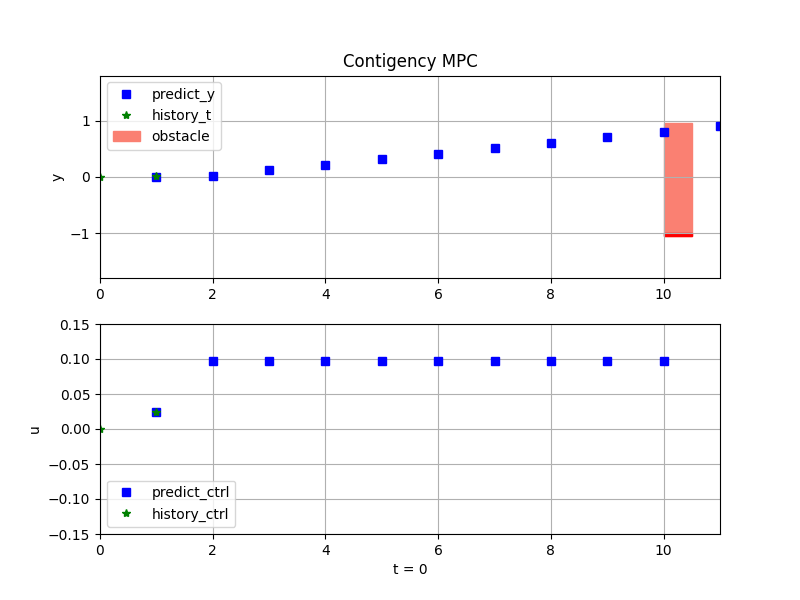
#> input picture imgs/C0.png, 800 x 600 px; its folder holds 4 pictures in this run
$ python contigency_mpc_demo.py
#> lines starting #> are read from the running program, lines starting #| are printed output that depends on the picture
import matplotlib.pyplot as plt
import matplotlib.patches as patches
import numpy as np
import cv2

def masspoint_step(x, u):
    x = x + u
    return x

def obstacle_step(x, u):
    x = x + 0.25 * u
    return x

def obstalce_obs_max(y, i):
    obstacle_obs_max= y + (10 - i) * 0.25
    return min(1, obstacle_obs_max)

# [83 lines left out: functions rollout, RMPC_controller, CMPC_controller, main, plot_trajectory, plot_obstacle, not called in this run]


def save_animation():

    save_name = 'demo.mp4'
    fourcc = cv2.VideoWriter_fourcc('M', 'P', '4', 'V')
    fps = 1
    width = 1620
    height = 600
    out = cv2.VideoWriter(save_name, fourcc, fps, (width, height))

    b_img = np.zeros((600,20,3),dtype=np.uint8)

    for i in range(10):
        c_file_name = "./imgs/C" + str(i) + ".png"
        c_img = cv2.imread(c_file_name)
#> c_img is the input picture: shape (600, 800, 3); mean B, G, R 249.1, 248.3, 249.1
        r_file_name = "./imgs/R" + str(i) + ".png"
        r_img = cv2.imread(r_file_name)
        img = np.concatenate([c_img, b_img, r_img],axis=1)
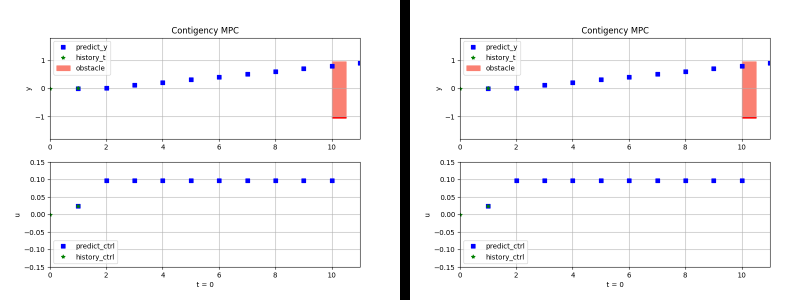
#> img: shape (600, 1620, 3) (shown at 1/2 size); mean B, G, R 246, 245.2, 246
        out.write(img)
#> pass 2 of the loop in save_animation, `for i in range(10):`:
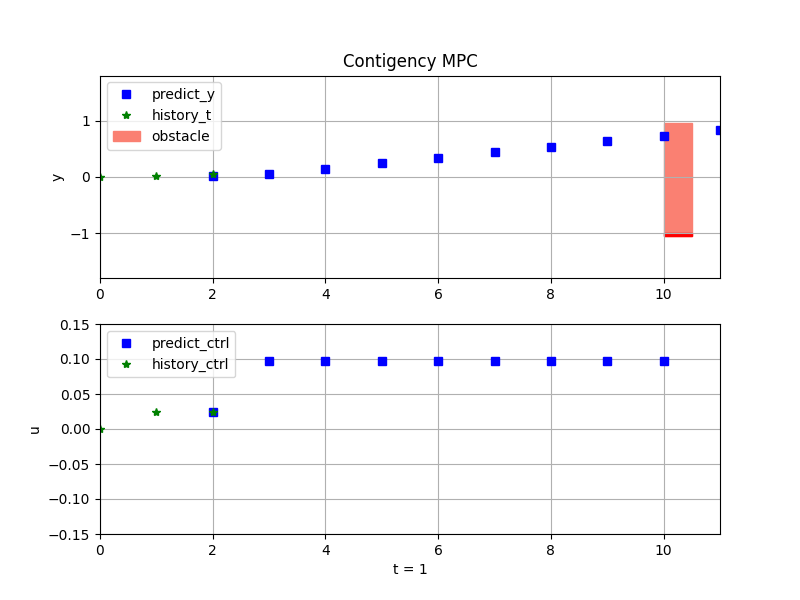
#> input picture imgs/C1.png, 800 x 600 px
#> in save_animation, c_img is the input picture: shape (600, 800, 3); mean B, G, R 249.1, 248.3, 249.2
#> in save_animation, `img = np.concatenate([c_img, b_img, r_img],axis=1)`:
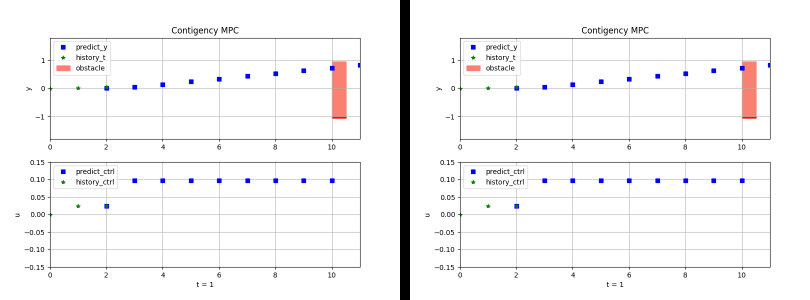
#> img: shape (600, 1620, 3) (shown at 1/2 size); mean B, G, R 246, 245.3, 246.1
#> pass 3 of the loop in save_animation, `for i in range(10):`:
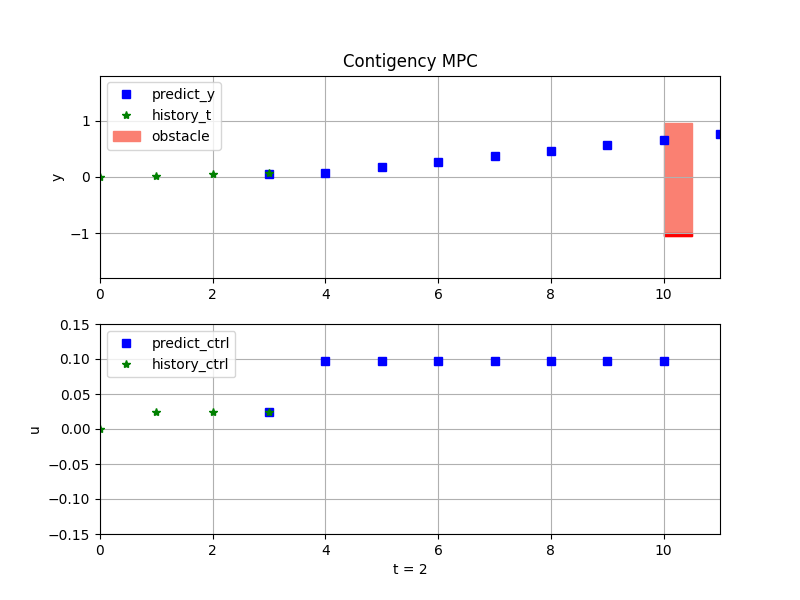
#> input picture imgs/C2.png, 800 x 600 px
#> in save_animation, c_img is the input picture: shape (600, 800, 3); mean B, G, R 249, 248.4, 249.2
#> in save_animation, `img = np.concatenate([c_img, b_img, r_img],axis=1)`:
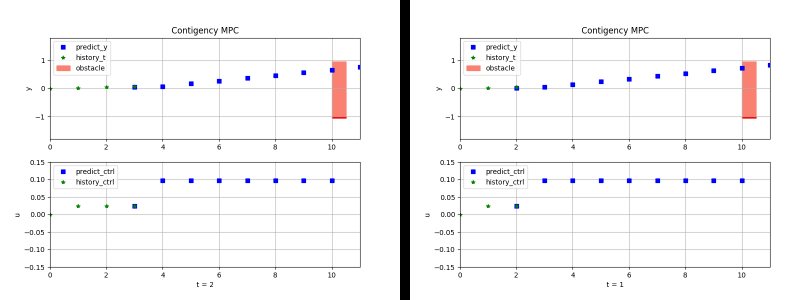
#> img: shape (600, 1620, 3) (shown at 1/2 size); mean B, G, R 246, 245.3, 246.1
#> the loop made 4 passes; the first 3 are shown
    out.release()

    print("save finished")


if __name__ == "__main__":
    # main()
#> (the run stopped early here; a loop or call above may not have finished)
